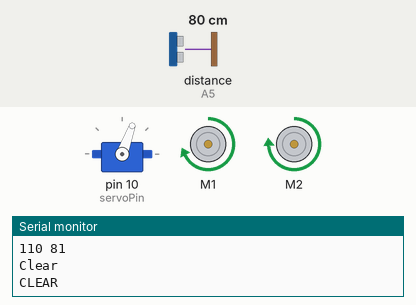
This sketch was run on a simulated Arduino Uno, built with avr-gcc and run on an emulated ATmega328P. Parts: servo, 2 × DC motor (green arrow = forward, orange = backward, longer = faster), the last lines printed to the serial monitor. Inputs (shaded band) come from the test bench; at power-on: distance to the obstacle (sensor on A5) 80 cm. The echo pulse lasts 58.3 µs per cm.

Above: at 2.1 s.
2.2 s: distance to the obstacle (sensor on A5) set to 62 cm
At 2.58 s:
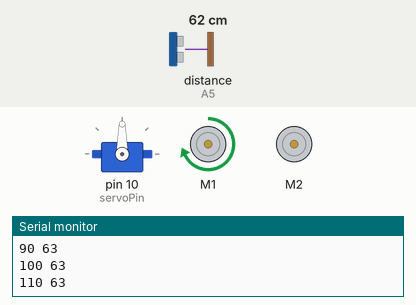
5.2 s: distance to the obstacle (sensor on A5) set to 56 cm
At 8.1 s:
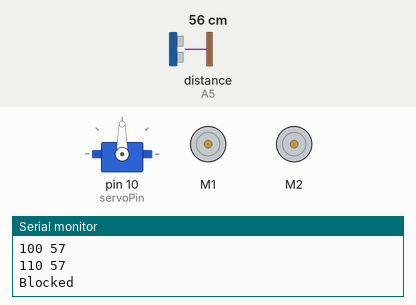
8.2 s: distance to the obstacle (sensor on A5) set to 120 cm
11.2 s: distance to the obstacle (sensor on A5) set to 2 cm
At 13.7 s:
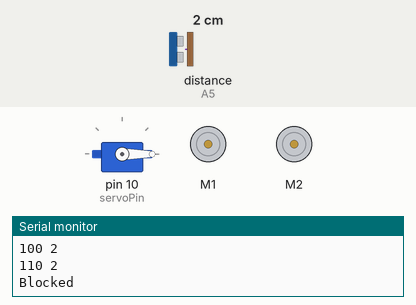
Timing chart, 0 to 15.2 s (numbered marks = the images above; inputs shaded):
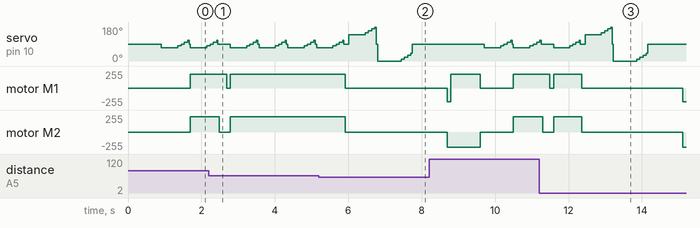

Measured:
- the behaviour switches between 60 and 59 cm on distance to the obstacle (sensor on A5) (found by bisection; images 1 and 2)
- after the input at 2.2 s, motor M1: forward 207/255 → stopped after 0.48 s, → forward 207/255 0.10 s later; motor M2: forward 230/255 → stopped after 0.28 s, → forward 230/255 0.30 s later
- after the input at 5.2 s, motor M1: forward 207/255 → stopped after 0.72 s; motor M2: forward 230/255 → stopped after 0.72 s
- after the input at 11.2 s, motor M1: forward 207/255 → stopped after 0.29 s, → forward 207/255 0.10 s later, → stopped 0.77 s later, → backward 207/255 2.7 s later; motor M2: forward 230/255 → stopped after 0.09 s, → forward 230/255 0.30 s later, → stopped 0.77 s later, → backward 230/255 2.7 s later

The sketch:

oddWiresRoboticsKitV2_2.ino
```cpp
// (licence header left out)
//**************************************************************************************************************
//*
//* Ultrasonic sensor definitions
//* We are using A4 & A5 on the motor shield for the sensor
//* The sensors are not accurate past 200cm or so
//* The danger threshold needs to be set appropriately for your floor - make it larger on smooth surfaces
//* and vice versa
//*
//* HC-SR04 Ultrasonic Module
//*
//*	Vcc	+5V
//*	Trig	A4
//*	Echo	A5
//*	GND	//*
//*
//**************************************************************************************************************

#include <NewPing.h>

#define TRIG_PIN  A4
#define ECHO_PIN  A5

#define MAX_DISTANCE 200 // Maximum distance we want to ping for (in centimeters).

NewPing sonar(TRIG_PIN, ECHO_PIN, MAX_DISTANCE); // NewPing setup of pin and maximum distance.

#define COLLISION_DISTANCE 60 // in cm - depends on the floor surface and speed setting
#define AVOIDANCE_DISTANCE 80 //
//**************************************************************************************************************
//*
//* Servo definitions
//*
//* Servo Connections to motor shield
//*
//*	Brown	SER1 -
//*	Red	SER1 +
//*	Orange	SER1 S
//*
//* Servo 1 on the motor shield is Arduino Pin 10
//* The servo start and stop position may have to be varied from the ones specified here to ensure full
//* movement from 0 to 180
//*
//**************************************************************************************************************

#include <Servo.h>
//#include <ServoTimer2.h>

#define LEFT 180
#define CENTER 90
#define RIGHT 0

Servo ultrasonicServo;  // create servo object to control a servo

int currentPos = 0;    // variable to store the servo position

#define servoPin 10
#define SERVO_MIN_MICROS 650   // initial position (0 degrees) in microseconds
#define SERVO_MAX_MICROS 1075  // full range position (180 degrees) in microseconds

//**************************************************************************************************************
//*
//* Motor and battery box connections
//*
//* Motor 1
//* LEFT motor (looking from rear to the robot
//*
//* This motor will need the inline connector and some wire extensions to reach the terminals
//*
//* Black wire to left M1 terminal
//* Red wire to right motor terminal
//*
//* Motor 2
//* RIGHT motor (looking from rear to the robot
//*
//* This motor will need the inline connector and some wire extensions to reach the terminals
//*
//* Black wire to RIGHT M1 terminal
//* Red wire to LEFT motor terminal
//*
//* 6V 4 x AA Battery Box
//*
//* Connect to Blue ternminal marked EXT_PWR
//* Be very careful - do NOT connect the RED wire to GND or you could destroy the motor board
//* +6 V (Red wire)   M+
//* GND (Black wire)  GND
//* Motor definitions
//*
//* Throttle is a number between 128 and 255 -
//* less than 128 any the motors may not have enough torque to move
//* motor1 is connected to motor 1 pins
//* motor2 is connected to motor 2 pins
//*
//* PWM Frequency is set to 1kHz (happens to be the default too)
//*
//**************************************************************************************************************

#include <AFMotor.h>

AF_DCMotor motor1(1, MOTOR12_1KHZ);
AF_DCMotor motor2(2, MOTOR12_1KHZ);

#define STOP 0
#define SLOW 150
#define MEDIUM 230
#define MAXSPEED 255

int throttle = 0;
// used to balance power across wheels


//**************************************************************************************************************
//*
//* structure to hold ultrasonic readings
//*
//**************************************************************************************************************

struct angleVector{
  int angle;
  int distance;
};

#define READINGS 5
struct angleVector angleVectors[READINGS];

//**************************************************************************************************************
//*
//* Setup
//*
//**************************************************************************************************************

void setup() {

    // start the serial interface
    Serial.begin(9600);
    int myspeed = 250;
    // setup servo
    ultrasonicServo.attach(servoPin, SERVO_MIN_MICROS, SERVO_MAX_MICROS);  // attaches the servo on pin 10 to the servo object
    //ultrasonicServo.attach(servoPin);
    // move servo to center
    servo_position(CENTER);

    // setup motors
    throttle = MEDIUM;
    setSpeed(throttle);
    freewheel();
}

//**************************************************************************************************************
//*
//* Main loop
//*
//* Note that the loop itself does not block (no waiting in the loop)
//*
//* The algorithm used is designed to be simple to understand - you can go on to make this much more sophisticated
//* guiding the steering to veer away before getting into danger for example
//* and accelerating from a stop and decelerating as you get closer to objects
//* and of course you could use more ultrasonic detectors, IR sensors etc. to really fine tune your robot's operation
//* You may need to vary the delays below to give the functions time to complete
//*
//**************************************************************************************************************

#define CLEAR          1
#define EMERGENCY_STOP 2
#define TURN_LEFT      3
#define TURN_RIGHT     4
#define VEER_LEFT      5
#define VEER_RIGHT     6

void loop() {
  /*
 int sonar = ping();
 Serial.print(sonar);
 delay(100);
*/
    int route = analyzeRoute();
    switch(route){

      case CLEAR:
        Serial.println("CLEAR");
        drive_forward();
        break;

      case EMERGENCY_STOP:
        Serial.println("STOP");
        freewheel();
        delay(20);
        drive_backward();
        delay(100);
        u_turn();
        break;

      case TURN_LEFT:
        Serial.println("LEFT");
        rotate_left();
        break;

      case TURN_RIGHT:
        Serial.println("RIGHT");
        rotate_right();
        break;

      default:
        break;
    }

}


//**************************************************************************************************************
//*
//* Ultrasonic functions
//*
//**************************************************************************************************************

int analyzeRoute(){
    if (scanClear()) //if path is clear
    {
          Serial.println("Clear");
        return CLEAR;
    }
    else // if path is blocked
    {
        Serial.println("Blocked");
        freewheel();  // see if we can implment faster stop

        // look left
        lookLeft();
        int distanceLeft = getAverageDistance();

        // look right
        lookRight();
        int distanceRight = getAverageDistance();

        // re-center the ultrasonic
        servo_position(CENTER);

        // go the least obstructed way

        if (distanceLeft > distanceRight && distanceLeft > COLLISION_DISTANCE)       //if left is less obstructed
        {
            return TURN_LEFT;
        }
        else if (distanceRight > distanceLeft && distanceRight > COLLISION_DISTANCE) //if right is less obstructed
        {
           return TURN_RIGHT;
        }
        else // equally blocked or less than collision distance left or right
        {
           return EMERGENCY_STOP;
        }
    }
}

bool scanClear(){

  //  Serial.println("in scanClear");

  bool clear = true;
  bool lowValue = false;

  lookForward();
  for (int i = 0; i < READINGS; i++){
    Serial.print(angleVectors[i].angle);
    Serial.print(" ");
    Serial.println(angleVectors[i].distance);

      if (angleVectors[i].distance <= COLLISION_DISTANCE) //if path is not clear
      {
            if (lowValue)
                clear = false;
            lowValue = true;
      }
  }
  if (clear){ // not going to collide

      // see if we need to veer
      int leftDistance = averageLeftDistance();
      int rightDistance = averageRightDistance();
      if (leftDistance < AVOIDANCE_DISTANCE && rightDistance > AVOIDANCE_DISTANCE){
         veer_right();
      }
      else if (rightDistance < AVOIDANCE_DISTANCE && leftDistance > AVOIDANCE_DISTANCE){
         veer_left();
      }
  }
  return clear;
}

int averageRightDistance(){
  int accumulator = 0;
  for (int i = 0; i < 2; i++){
      accumulator += angleVectors[i].distance;
  }
  return (accumulator / 2);
}

int averageLeftDistance(){
  int accumulator = 0;
  for (int i = 3; i < 5; i++){
      accumulator += angleVectors[i].distance;
  }
  return (accumulator / 2);
}

int getAverageDistance(){
  int accumulator = 0;
  for (int i = 0; i < READINGS; i++){
   // Serial.print(angleVectors[i].angle);
   // Serial.print(" ");
   // Serial.println(angleVectors[i].distance);
      accumulator += angleVectors[i].distance;
  }
  return (accumulator / READINGS);
}

void lookForward(){
  // set up the reading angles for the servo
  angleVectors[0].angle = 70;
  angleVectors[1].angle = 80;
  angleVectors[2].angle = 90;
  angleVectors[3].angle = 100;
  angleVectors[4].angle = 110;
  ultrasonicServo.write(angleVectors[0].angle); // set servo to face the starting point
  delay(300); // wait 300 milliseconds for servo to reach position
  scan();
}

void lookLeft(){
  // set up the reading angles for the servo
  angleVectors[0].angle = 140;
  angleVectors[1].angle = 150;
  angleVectors[2].angle = 160;
  angleVectors[3].angle = 170;
  angleVectors[4].angle = 180;
  ultrasonicServo.write(angleVectors[0].angle); // set servo to face the starting point
  delay(300); // wait 300 milliseconds for servo to reach position
  scan();
}

void lookRight(){
  // set up the reading angles for the servo
  angleVectors[0].angle = 0;
  angleVectors[1].angle = 10;
  angleVectors[2].angle = 20;
  angleVectors[3].angle = 30;
  angleVectors[4].angle = 40;
  ultrasonicServo.write(angleVectors[0].angle); // set servo to face the starting point
  delay(500); // wait 500 milliseconds for servo to reach position
  scan();
}


void scan(){

  for(int i = 0; i < READINGS; i++){     // loop to sweep the servo (& sensor)
     angleVectors[i].distance = ping();
     ultrasonicServo.write(angleVectors[i].angle); // set servo position
     delay(35); // wait 30 milliseconds for servo to reach position
  }
  ultrasonicServo.write(CENTER); // set servo to face the starting point
  delay(35);
}

float ping(){
    delay(50);                      // Wait 50ms between pings (about 20 pings/sec). Removed as there is already a delay for the servo
    unsigned int uS = sonar.ping();   // Send ping, get ping time in microseconds (uS).
    if (uS == 0)                      // out of range (0 = outside set distance range, no ping echo)
        return MAX_DISTANCE;
    else                              // in range
        return uS / US_ROUNDTRIP_CM;  // Convert ping time to distance
}


//**************************************************************************************************************
//*
//* Drive functions
//* You may need to vary the delays below to give the functions time to complete
//*
//**************************************************************************************************************

//#define BASE_ACT_TIME 100

//#define BRAKE_ACT_TIME   BASE_ACT_TIME
//#define TURN_ACT_TIME    6*BASE_ACT_TIME
//#define ROTATE_ACT_TIME  3.75*BASE_ACT_TIME
//#define UTURN_ACT_TIME   7*BASE_ACT_TIME

// smooth floor
#define BRAKE_ACT_TIME   100
#define TURN_ACT_TIME    600
//#define ROTATE_ACT_TIME  500
#define ROTATE_ACT_TIME  1000
#define UTURN_ACT_TIME   800

// short pile carpet - low battery
//#define BRAKE_ACT_TIME   200
//#define TURN_ACT_TIME    750
//#define ROTATE_ACT_TIME  550
//#define UTURN_ACT_TIME   1000


void freewheel(){
    motor1.run(RELEASE);
    motor2.run(RELEASE);
    delay(BRAKE_ACT_TIME);
}

void brake(){ // this will require a modded AFMOTOR
    motor1.run(BRAKE);
    motor2.run(BRAKE);
    delay(BRAKE_ACT_TIME); // braking time
}

void drive_forward(){
    //setSpeed(myspeed);
    motor1.run(FORWARD);
    motor2.run(FORWARD);
}

void drive_backward(){
    motor1.run(BACKWARD);
    motor2.run(BACKWARD);
}

void turn_left(){
    motor1.run(RELEASE);
    motor2.run(FORWARD);
    delay(TURN_ACT_TIME);
    freewheel();
}

void turn_right(){
    motor2.run(RELEASE);
    motor1.run(FORWARD);
    delay(TURN_ACT_TIME);
    freewheel();
}

void veer_left(){
    motor1.run(RELEASE);
    motor2.run(FORWARD);
    delay(TURN_ACT_TIME/3);
    freewheel();
}

void veer_right(){
    motor2.run(RELEASE);
    motor1.run(FORWARD);
    delay(TURN_ACT_TIME/3);
    freewheel();
}

void rotate_left(){
    motor1.run(BACKWARD);
    motor2.run(FORWARD);
    delay(ROTATE_ACT_TIME);
    freewheel();
}

void rotate_right(){
    //changespeed(MEDIUM);
    motor2.run(BACKWARD);
    motor1.run(FORWARD);
    delay(ROTATE_ACT_TIME);
    freewheel();
}
void u_turn(){
    motor2.run(BACKWARD);
    motor1.run(FORWARD);
    delay(UTURN_ACT_TIME); // twice as long as rotate right to end up 180 degrees around
    freewheel();
}

//**************************************************************************************************************
//*
//* Speed functions
//*
//* You can adjust SPEED_OFFSET to allow for differences between the motor speeds
//* Make it negative if the robot veers to the right and positive if it veers to the left
//*
//*
//**************************************************************************************************************
//Changed Motor speed for right turn, doing right turn only, changed detection collision zone time
#define MIN(a, b) (a < b ? a : b)

#define SPEED_OFFSET -23 // this offset is specific to your motor set - adjust till you get a straight path

void changeSpeed(int speed){
  speed = MIN(speed, MAXSPEED);
  if (speed > throttle){
    for (; throttle < speed; throttle +=1)
    {
     setSpeed(throttle);
    }
  }
  else{
        for (; throttle > speed; throttle -=1)
    {
     setSpeed(throttle);
    }
  }
}

#define SPEED_CHANGE_TIME 10 // time in milliseconds to react

void setSpeed(int speed){
    motor1.setSpeed(speed+SPEED_OFFSET);
    motor2.setSpeed(speed);
    delay(SPEED_CHANGE_TIME);
}

//**************************************************************************************************************
//*
//* Servo control
//*
//**************************************************************************************************************


// servo control

//void servo_position(int newPos){
//    if (newPos > currentPos){
//        for(int pos=currentPos; pos < newPos; pos += 1)  // goes from 0 degrees to 180 degrees
//        {                                                // in steps of 1 degree
//            ultrasonicServo.write(pos);                  // tell servo to go to position in variable 'pos'
//            delay(15);                                   // waits 15ms for the servo to reach the position
//        }
//        currentPos = newPos;
//    }
//    else if (newPos < currentPos){
//        for(int pos=currentPos; pos > newPos; pos -= 1)  // goes from 0 degrees to 180 degrees
//        {                                                // in steps of 1 degree
//            ultrasonicServo.write(pos);                  // tell servo to go to position in variable 'pos'
//            delay(15);                                   // waits 15ms for the servo to reach the position
//        }
//        currentPos = newPos;
//    }
//}

void servo_position(int newPos){
  ultrasonicServo.write(newPos);
  delay(800);
}
```
